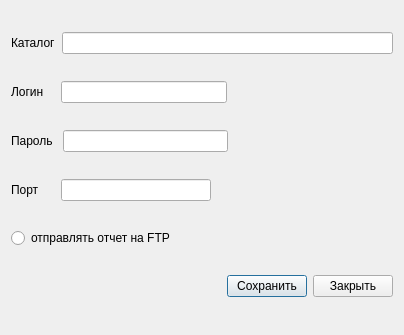
<?xml version="1.0" encoding="UTF-8"?>
<ui version="4.0">
 <class>FTPDialog</class>
 <widget class="QDialog" name="FTPDialog">
  <property name="geometry">
   <rect>
    <x>0</x>
    <y>0</y>
    <width>404</width>
    <height>335</height>
   </rect>
  </property>
  <property name="windowTitle">
   <string>Меню настройки ФТП</string>
  </property>
  <property name="windowIcon">
   <iconset resource="res.qrc">
    <normaloff>:/img/step.ico</normaloff>:/img/step.ico</iconset>
  </property>
  <layout class="QGridLayout" name="gridLayout">
   <item row="0" column="0">
    <layout class="QHBoxLayout" name="horizontalLayout_4">
     <item>
      <widget class="QLabel" name="label">
       <property name="text">
        <string>Каталог</string>
       </property>
      </widget>
     </item>
     <item>
      <spacer name="horizontalSpacer_8">
       <property name="orientation">
        <enum>Qt::Horizontal</enum>
       </property>
       <property name="sizeType">
        <enum>QSizePolicy::Fixed</enum>
       </property>
       <property name="sizeHint" stdset="0">
        <size>
         <width>0</width>
         <height>20</height>
        </size>
       </property>
      </spacer>
     </item>
     <item>
      <widget class="QLineEdit" name="lineEdit">
       <property name="minimumSize">
        <size>
         <width>0</width>
         <height>0</height>
        </size>
       </property>
      </widget>
     </item>
    </layout>
   </item>
   <item row="1" column="0">
    <layout class="QHBoxLayout" name="horizontalLayout_2">
     <item>
      <widget class="QLabel" name="label_2">
       <property name="text">
        <string>Логин</string>
       </property>
      </widget>
     </item>
     <item>
      <spacer name="horizontalSpacer_6">
       <property name="orientation">
        <enum>Qt::Horizontal</enum>
       </property>
       <property name="sizeType">
        <enum>QSizePolicy::Fixed</enum>
       </property>
       <property name="sizeHint" stdset="0">
        <size>
         <width>11</width>
         <height>20</height>
        </size>
       </property>
      </spacer>
     </item>
     <item>
      <widget class="QLineEdit" name="lineEdit_2">
       <property name="maxLength">
        <number>32767</number>
       </property>
      </widget>
     </item>
     <item>
      <spacer name="horizontalSpacer">
       <property name="orientation">
        <enum>Qt::Horizontal</enum>
       </property>
       <property name="sizeHint" stdset="0">
        <size>
         <width>40</width>
         <height>20</height>
        </size>
       </property>
      </spacer>
     </item>
    </layout>
   </item>
   <item row="3" column="0">
    <layout class="QHBoxLayout" name="horizontalLayout">
     <item>
      <widget class="QLabel" name="label_4">
       <property name="minimumSize">
        <size>
         <width>0</width>
         <height>0</height>
        </size>
       </property>
       <property name="text">
        <string>Порт</string>
       </property>
      </widget>
     </item>
     <item>
      <spacer name="horizontalSpacer_5">
       <property name="orientation">
        <enum>Qt::Horizontal</enum>
       </property>
       <property name="sizeType">
        <enum>QSizePolicy::Fixed</enum>
       </property>
       <property name="sizeHint" stdset="0">
        <size>
         <width>16</width>
         <height>20</height>
        </size>
       </property>
      </spacer>
     </item>
     <item>
      <widget class="QLineEdit" name="lineEdit_4">
       <property name="maximumSize">
        <size>
         <width>150</width>
         <height>16777215</height>
        </size>
       </property>
       <property name="maxLength">
        <number>6</number>
       </property>
      </widget>
     </item>
     <item>
      <spacer name="horizontalSpacer_3">
       <property name="orientation">
        <enum>Qt::Horizontal</enum>
       </property>
       <property name="sizeHint" stdset="0">
        <size>
         <width>40</width>
         <height>20</height>
        </size>
       </property>
      </spacer>
     </item>
    </layout>
   </item>
   <item row="2" column="0">
    <layout class="QHBoxLayout" name="horizontalLayout_3">
     <item>
      <widget class="QLabel" name="label_3">
       <property name="text">
        <string>Пароль</string>
       </property>
      </widget>
     </item>
     <item>
      <spacer name="horizontalSpacer_7">
       <property name="orientation">
        <enum>Qt::Horizontal</enum>
       </property>
       <property name="sizeType">
        <enum>QSizePolicy::Fixed</enum>
       </property>
       <property name="sizeHint" stdset="0">
        <size>
         <width>4</width>
         <height>20</height>
        </size>
       </property>
      </spacer>
     </item>
     <item>
      <widget class="QLineEdit" name="lineEdit_3"/>
     </item>
     <item>
      <spacer name="horizontalSpacer_2">
       <property name="orientation">
        <enum>Qt::Horizontal</enum>
       </property>
       <property name="sizeHint" stdset="0">
        <size>
         <width>40</width>
         <height>20</height>
        </size>
       </property>
      </spacer>
     </item>
    </layout>
   </item>
   <item row="4" column="0">
    <widget class="QRadioButton" name="radioButton">
     <property name="text">
      <string>отправлять отчет на FTP</string>
     </property>
    </widget>
   </item>
   <item row="5" column="0">
    <layout class="QHBoxLayout" name="horizontalLayout_5">
     <item>
      <spacer name="horizontalSpacer_4">
       <property name="orientation">
        <enum>Qt::Horizontal</enum>
       </property>
       <property name="sizeHint" stdset="0">
        <size>
         <width>40</width>
         <height>20</height>
        </size>
       </property>
      </spacer>
     </item>
     <item>
      <widget class="QPushButton" name="pushButton">
       <property name="text">
        <string>Сохранить</string>
       </property>
      </widget>
     </item>
     <item>
      <widget class="QPushButton" name="pushButton_2">
       <property name="text">
        <string>Закрыть</string>
       </property>
      </widget>
     </item>
    </layout>
   </item>
  </layout>
 </widget>
 <resources>
  <include location="res.qrc"/>
 </resources>
 <connections/>
</ui>
